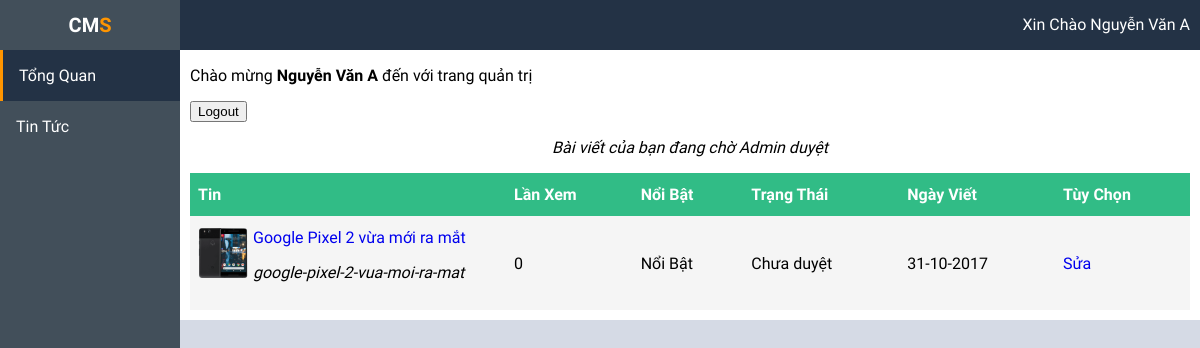
Screenshot of /admin/index.php (signed in) with the database file from the repository.
### tables this page shows
CREATE TABLE `tin` (
  `idTin` int(11) NOT NULL,
  `TieuDe` varchar(255) NOT NULL DEFAULT '',
  `TieuDe_KhongDau` varchar(255) DEFAULT NULL,
  `TomTat` varchar(1000) DEFAULT NULL,
  `urlHinh` varchar(255) DEFAULT NULL,
  `Ngay` datetime DEFAULT '0000-00-00 00:00:00',
  `idUser` int(11) NOT NULL DEFAULT '0',
  `Content` text,
  `idLT` int(11) NOT NULL DEFAULT '0',
  `SoLanXem` int(11) DEFAULT '0',
  `TinNoiBat` tinyint(1) DEFAULT '0',
  `AnHien` tinyint(1) DEFAULT '1'
);

### admin/thanhvien/main.php (the view)
<p>Chào mừng <b><?php echo $_SESSION['hoten']; ?></b> đến với trang quản trị</p>
<form method="post" action="libs/process.php">
	<input type="submit" name="logout" id="logout" value="Logout">
</form>
<div class="choduyet">
	<p style="text-align: center;"><i>Bài viết của bạn đang chờ Admin duyệt</i></p>
	<table>
	    <thead>
			<tr>
				<th scope="col" width="150" class="text">Tin</th>
				<th scope="col" class="text">Lần Xem</th>
				<th scope="col" class="text">Nổi Bật</th>
				<th scope="col" class="text">Trạng Thái</th>
				<th scope="col" class="text">Ngày Viết</th>
				<th scope="col">Tùy Chọn</th>
			</tr>
	    </thead>
	    <tbody>
		<?php
			$slt=mysqli_query($conn, "select * from tin where AnHien=0 and idUser={$_SESSION['id']} order by idTin DESC ");
			while($rows=mysqli_fetch_array($slt)){
		?>
			<tr id="<?php echo $rows["idTin"]; ?>">
				<td width="300">
					<img src="../<?php echo $rows['urlHinh']; ?>" alt="" width="50" height="50" style="float: left; margin-right: 5px;">
					<a href="index.php?k=ts&lang=<?php echo $lang; ?>&idTin=<?php echo $rows['idTin']; ?>"><?php echo $rows['TieuDe']; ?></a>
					<p><i><?php echo $rows['TieuDe_KhongDau']; ?></i></p>
				</td>
				<td><?php echo $rows['SoLanXem']; ?></td>
				<td><?php if($rows['TinNoiBat']) echo "Nổi Bật"; else echo "Không"; ?></td>
				<td><?php if($rows['AnHien']) echo "Đã duyệt"; else echo "Chưa duyệt"; ?></td>
				<td><?php echo date("d-m-Y",strtotime($rows['Ngay']));?></td>
				<td><a href="index.php?k=tsc&idTin=<?php echo $rows['idTin']; ?>" class="text a">Sửa</a></td>
			</tr>
	    <?php } ?>
	    </tbody>
	</table>
</div>

### admin/css/style.css (style rules this page uses)
body { margin: 0; padding: 0; font-family: 'Saira', sans-serif; background: #d5dae5; width: 100%; }
a { outline: none; }
table { border-collapse: collapse; width: 100%; background: #fff; }
td, th { padding: 0.75em 0.5em; text-align: left; }
td a, th a, tr a { text-decoration: none; }
th { background-color: #31bc86; font-weight: bold; color: #fff; white-space: nowrap; }
tbody tr:nth-child(2n-1) { background: #f5f5f5; transition: all .125s ease-in-out; }

### rows the page displays
tin: urlHinh (picture), TieuDe "Google Pixel 2 vừa mới ra mắt", TieuDe_KhongDau "google-pixel-2-vua-moi-ra-mat", SoLanXem "0", TinNoiBat "Nổi Bật", AnHien "Chưa duyệt", Ngay "31-10-2017"

### other values shown
$_SESSION['hoten'] "Nguyễn Văn A"
